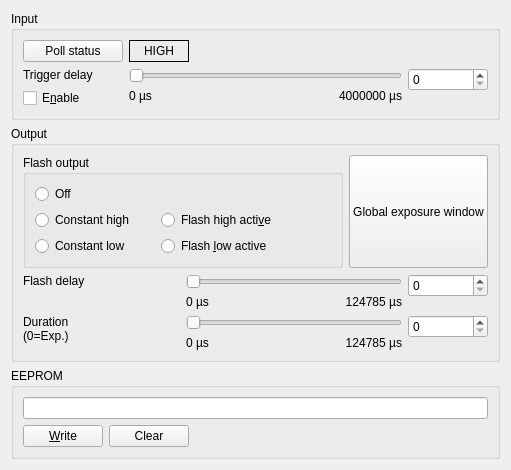
     <widget class="QWidget" name="InOut">
      <attribute name="title">
       <string>I/&amp;O</string>
      </attribute>
      <layout class="QGridLayout">
       <item row="2" column="0">
        <widget class="QGroupBox" name="groupBoxEEPROM">
         <property name="sizePolicy">
          <sizepolicy hsizetype="Preferred" vsizetype="Preferred">
           <horstretch>0</horstretch>
           <verstretch>0</verstretch>
          </sizepolicy>
         </property>
         <property name="title">
          <string>EEPROM</string>
         </property>
         <layout class="QGridLayout">
          <item row="0" column="0">
           <widget class="QLineEdit" name="lineEditEepromEntry">
            <property name="maxLength">
             <number>64</number>
            </property>
           </widget>
          </item>
          <item row="1" column="0">
           <layout class="QHBoxLayout">
            <item>
             <widget class="QPushButton" name="pushButtonWriteEeprom">
              <property name="text">
               <string>&amp;Write</string>
              </property>
              <property name="shortcut">
               <string>Alt+W</string>
              </property>
             </widget>
            </item>
            <item>
             <widget class="QPushButton" name="pushButtonClearEeprom">
              <property name="text">
               <string>Clear</string>
              </property>
             </widget>
            </item>
            <item>
             <spacer name="spacer17">
              <property name="orientation">
               <enum>Qt::Horizontal</enum>
              </property>
              <property name="sizeType">
               <enum>QSizePolicy::Expanding</enum>
              </property>
              <property name="sizeHint" stdset="0">
               <size>
                <width>40</width>
                <height>20</height>
               </size>
              </property>
             </spacer>
            </item>
           </layout>
          </item>
         </layout>
        </widget>
       </item>
       <item row="1" column="0">
        <widget class="QGroupBox" name="groupBoxOutput">
         <property name="title">
          <string>Output</string>
         </property>
         <layout class="QGridLayout">
          <item row="1" column="0">
           <layout class="QVBoxLayout">
            <item>
             <widget class="QLabel" name="textLabel5">
              <property name="minimumSize">
               <size>
                <width>70</width>
                <height>0</height>
               </size>
              </property>
              <property name="text">
               <string>Flash delay</string>
              </property>
              <property name="wordWrap">
               <bool>false</bool>
              </property>
             </widget>
            </item>
            <item>
             <spacer name="spacer23">
              <property name="orientation">
               <enum>Qt::Vertical</enum>
              </property>
              <property name="sizeType">
               <enum>QSizePolicy::Expanding</enum>
              </property>
              <property name="sizeHint" stdset="0">
               <size>
                <width>0</width>
                <height>0</height>
               </size>
              </property>
             </spacer>
            </item>
           </layout>
          </item>
          <item row="2" column="0">
           <layout class="QVBoxLayout">
            <item>
             <widget class="QLabel" name="textLabel6">
              <property name="text">
               <string>Duration&lt;br&gt;(0=Exp.)</string>
              </property>
              <property name="alignment">
               <set>Qt::AlignVCenter</set>
              </property>
              <property name="wordWrap">
               <bool>true</bool>
              </property>
             </widget>
            </item>
            <item>
             <spacer name="spacer25">
              <property name="orientation">
               <enum>Qt::Vertical</enum>
              </property>
              <property name="sizeType">
               <enum>QSizePolicy::Expanding</enum>
              </property>
              <property name="sizeHint" stdset="0">
               <size>
                <width>20</width>
                <height>0</height>
               </size>
              </property>
             </spacer>
            </item>
           </layout>
          </item>
          <item row="2" column="3">
           <layout class="QVBoxLayout">
            <item>
             <widget class="QSpinBox" name="spinBoxFlashDuration">
              <property name="minimumSize">
               <size>
                <width>80</width>
                <height>0</height>
               </size>
              </property>
              <property name="keyboardTracking">
               <bool>true</bool>
              </property>
             </widget>
            </item>
            <item>
             <spacer name="spacer26">
              <property name="orientation">
               <enum>Qt::Vertical</enum>
              </property>
              <property name="sizeType">
               <enum>QSizePolicy::Expanding</enum>
              </property>
              <property name="sizeHint" stdset="0">
               <size>
                <width>20</width>
                <height>0</height>
               </size>
              </property>
             </spacer>
            </item>
           </layout>
          </item>
          <item row="1" column="1" colspan="2">
           <layout class="QGridLayout" name="gridLayoutFlash_2">
            <item row="1" column="1">
             <widget class="QLabel" name="textMaxFlashDelay">
              <property name="sizePolicy">
               <sizepolicy hsizetype="MinimumExpanding" vsizetype="Preferred">
                <horstretch>0</horstretch>
                <verstretch>0</verstretch>
               </sizepolicy>
              </property>
              <property name="text">
               <string>124785 µs</string>
              </property>
              <property name="alignment">
               <set>Qt::AlignRight|Qt::AlignTrailing|Qt::AlignVCenter</set>
              </property>
              <property name="wordWrap">
               <bool>false</bool>
              </property>
             </widget>
            </item>
            <item row="1" column="0">
             <widget class="QLabel" name="textMinFlashDelay">
              <property name="sizePolicy">
               <sizepolicy hsizetype="MinimumExpanding" vsizetype="Preferred">
                <horstretch>0</horstretch>
                <verstretch>0</verstretch>
               </sizepolicy>
              </property>
              <property name="text">
               <string>0 µs</string>
              </property>
              <property name="alignment">
               <set>Qt::AlignLeading|Qt::AlignLeft|Qt::AlignVCenter</set>
              </property>
              <property name="wordWrap">
               <bool>false</bool>
              </property>
             </widget>
            </item>
            <item row="0" column="0" colspan="2">
             <widget class="QSlider" name="sliderFlashDelay">
              <property name="sizePolicy">
               <sizepolicy hsizetype="MinimumExpanding" vsizetype="Fixed">
                <horstretch>0</horstretch>
                <verstretch>0</verstretch>
               </sizepolicy>
              </property>
              <property name="singleStep">
               <number>20</number>
              </property>
              <property name="pageStep">
               <number>2000</number>
              </property>
              <property name="orientation">
               <enum>Qt::Horizontal</enum>
              </property>
             </widget>
            </item>
           </layout>
          </item>
          <item row="2" column="1" colspan="2">
           <layout class="QGridLayout" name="gridLayoutFlash">
            <item row="0" column="0" colspan="2">
             <widget class="QSlider" name="sliderFlashDuration">
              <property name="sizePolicy">
               <sizepolicy hsizetype="MinimumExpanding" vsizetype="Fixed">
                <horstretch>0</horstretch>
                <verstretch>0</verstretch>
               </sizepolicy>
              </property>
              <property name="singleStep">
               <number>20</number>
              </property>
              <property name="pageStep">
               <number>2000</number>
              </property>
              <property name="orientation">
               <enum>Qt::Horizontal</enum>
              </property>
             </widget>
            </item>
            <item row="1" column="0">
             <widget class="QLabel" name="textMinFlashDuration">
              <property name="sizePolicy">
               <sizepolicy hsizetype="MinimumExpanding" vsizetype="Preferred">
                <horstretch>0</horstretch>
                <verstretch>0</verstretch>
               </sizepolicy>
              </property>
              <property name="text">
               <string>0 µs</string>
              </property>
              <property name="alignment">
               <set>Qt::AlignLeading|Qt::AlignLeft|Qt::AlignVCenter</set>
              </property>
              <property name="wordWrap">
               <bool>false</bool>
              </property>
             </widget>
            </item>
            <item row="1" column="1">
             <widget class="QLabel" name="textMaxFlashDuration">
              <property name="sizePolicy">
               <sizepolicy hsizetype="MinimumExpanding" vsizetype="Preferred">
                <horstretch>0</horstretch>
                <verstretch>0</verstretch>
               </sizepolicy>
              </property>
              <property name="text">
               <string>124785 µs</string>
              </property>
              <property name="alignment">
               <set>Qt::AlignRight|Qt::AlignTrailing|Qt::AlignVCenter</set>
              </property>
              <property name="wordWrap">
               <bool>false</bool>
              </property>
             </widget>
            </item>
           </layout>
          </item>
          <item row="0" column="0" colspan="2">
           <widget class="QGroupBox" name="buttonGroupFlash">
            <property name="title">
             <string>Flash output</string>
            </property>
            <property name="selectedId" stdset="0">
             <number>-1</number>
            </property>
            <layout class="QGridLayout">
             <item row="1" column="1">
              <widget class="QRadioButton" name="radioButtonHiActive">
               <property name="sizePolicy">
                <sizepolicy hsizetype="Preferred" vsizetype="Preferred">
                 <horstretch>0</horstretch>
                 <verstretch>0</verstretch>
                </sizepolicy>
               </property>
               <property name="minimumSize">
                <size>
                 <width>130</width>
                 <height>0</height>
                </size>
               </property>
               <property name="text">
                <string>Flash high acti&amp;ve</string>
               </property>
               <property name="shortcut">
                <string>Alt+V</string>
               </property>
              </widget>
             </item>
             <item row="1" column="0">
              <widget class="QRadioButton" name="radioButtonHigh">
               <property name="sizePolicy">
                <sizepolicy hsizetype="Preferred" vsizetype="Preferred">
                 <horstretch>0</horstretch>
                 <verstretch>0</verstretch>
                </sizepolicy>
               </property>
               <property name="minimumSize">
                <size>
                 <width>120</width>
                 <height>0</height>
                </size>
               </property>
               <property name="text">
                <string>Constant high</string>
               </property>
              </widget>
             </item>
             <item row="2" column="1">
              <widget class="QRadioButton" name="radioButtonLoActive">
               <property name="sizePolicy">
                <sizepolicy hsizetype="Preferred" vsizetype="Preferred">
                 <horstretch>0</horstretch>
                 <verstretch>0</verstretch>
                </sizepolicy>
               </property>
               <property name="minimumSize">
                <size>
                 <width>130</width>
                 <height>0</height>
                </size>
               </property>
               <property name="text">
                <string>Flash &amp;low active</string>
               </property>
               <property name="shortcut">
                <string>Alt+L</string>
               </property>
              </widget>
             </item>
             <item row="2" column="0">
              <widget class="QRadioButton" name="radioButtonLow">
               <property name="sizePolicy">
                <sizepolicy hsizetype="Preferred" vsizetype="Preferred">
                 <horstretch>0</horstretch>
                 <verstretch>0</verstretch>
                </sizepolicy>
               </property>
               <property name="minimumSize">
                <size>
                 <width>120</width>
                 <height>0</height>
                </size>
               </property>
               <property name="text">
                <string>Constant low</string>
               </property>
               <property name="shortcut">
                <string/>
               </property>
              </widget>
             </item>
             <item row="0" column="0">
              <widget class="QRadioButton" name="radioButtonOff">
               <property name="sizePolicy">
                <sizepolicy hsizetype="Preferred" vsizetype="Preferred">
                 <horstretch>0</horstretch>
                 <verstretch>0</verstretch>
                </sizepolicy>
               </property>
               <property name="minimumSize">
                <size>
                 <width>100</width>
                 <height>0</height>
                </size>
               </property>
               <property name="text">
                <string>Off</string>
               </property>
              </widget>
             </item>
             <item row="1" column="2">
              <spacer name="horizontalSpacer">
               <property name="orientation">
                <enum>Qt::Horizontal</enum>
               </property>
               <property name="sizeHint" stdset="0">
                <size>
                 <width>40</width>
                 <height>20</height>
                </size>
               </property>
              </spacer>
             </item>
            </layout>
           </widget>
          </item>
          <item row="0" column="2" colspan="2">
           <widget class="QPushButton" name="pushButtonGlobalFlashDelay">
            <property name="sizePolicy">
             <sizepolicy hsizetype="MinimumExpanding" vsizetype="Expanding">
              <horstretch>0</horstretch>
              <verstretch>0</verstretch>
             </sizepolicy>
            </property>
            <property name="text">
             <string>Global exposure window</string>
            </property>
            <property name="shortcut">
             <string/>
            </property>
            <property name="checked">
             <bool>false</bool>
            </property>
            <property name="flat">
             <bool>false</bool>
            </property>
           </widget>
          </item>
          <item row="1" column="3">
           <layout class="QVBoxLayout">
            <item>
             <widget class="QSpinBox" name="spinBoxFlashDelay">
              <property name="minimumSize">
               <size>
                <width>80</width>
                <height>0</height>
               </size>
              </property>
              <property name="keyboardTracking">
               <bool>true</bool>
              </property>
             </widget>
            </item>
            <item>
             <spacer name="spacer24">
              <property name="orientation">
               <enum>Qt::Vertical</enum>
              </property>
              <property name="sizeType">
               <enum>QSizePolicy::Expanding</enum>
              </property>
              <property name="sizeHint" stdset="0">
               <size>
                <width>20</width>
                <height>0</height>
               </size>
              </property>
             </spacer>
            </item>
           </layout>
          </item>
         </layout>
        </widget>
       </item>
       <item row="0" column="0">
        <widget class="QGroupBox" name="groupBoxInput">
         <property name="title">
          <string>Input</string>
         </property>
         <layout class="QGridLayout">
          <item row="0" column="0" colspan="3">
           <layout class="QHBoxLayout">
            <item>
             <widget class="QPushButton" name="pushButtonPollStatus">
              <property name="minimumSize">
               <size>
                <width>100</width>
                <height>0</height>
               </size>
              </property>
              <property name="text">
               <string>Poll status</string>
              </property>
             </widget>
            </item>
            <item>
             <widget class="QLabel" name="textLabelStatus">
              <property name="enabled">
               <bool>true</bool>
              </property>
              <property name="minimumSize">
               <size>
                <width>60</width>
                <height>0</height>
               </size>
              </property>
              <property name="frameShape">
               <enum>QFrame::Box</enum>
              </property>
              <property name="frameShadow">
               <enum>QFrame::Plain</enum>
              </property>
              <property name="text">
               <string>HIGH</string>
              </property>
              <property name="alignment">
               <set>Qt::AlignCenter</set>
              </property>
              <property name="wordWrap">
               <bool>false</bool>
              </property>
              <property name="margin">
               <number>0</number>
              </property>
             </widget>
            </item>
            <item>
             <spacer name="spacer18">
              <property name="orientation">
               <enum>Qt::Horizontal</enum>
              </property>
              <property name="sizeType">
               <enum>QSizePolicy::Expanding</enum>
              </property>
              <property name="sizeHint" stdset="0">
               <size>
                <width>40</width>
                <height>20</height>
               </size>
              </property>
             </spacer>
            </item>
           </layout>
          </item>
          <item row="1" column="2">
           <layout class="QVBoxLayout">
            <item>
             <widget class="QSpinBox" name="spinBoxTriggerDelay">
              <property name="sizePolicy">
               <sizepolicy hsizetype="Minimum" vsizetype="Fixed">
                <horstretch>0</horstretch>
                <verstretch>0</verstretch>
               </sizepolicy>
              </property>
              <property name="minimumSize">
               <size>
                <width>80</width>
                <height>0</height>
               </size>
              </property>
              <property name="keyboardTracking">
               <bool>true</bool>
              </property>
              <property name="maximum">
               <number>4000000</number>
              </property>
              <property name="value">
               <number>0</number>
              </property>
             </widget>
            </item>
            <item>
             <spacer name="spacer20">
              <property name="orientation">
               <enum>Qt::Vertical</enum>
              </property>
              <property name="sizeType">
               <enum>QSizePolicy::Expanding</enum>
              </property>
              <property name="sizeHint" stdset="0">
               <size>
                <width>20</width>
                <height>0</height>
               </size>
              </property>
             </spacer>
            </item>
           </layout>
          </item>
          <item row="1" column="0">
           <layout class="QVBoxLayout">
            <item>
             <widget class="QLabel" name="textLabel1">
              <property name="minimumSize">
               <size>
                <width>100</width>
                <height>0</height>
               </size>
              </property>
              <property name="text">
               <string>Trigger delay</string>
              </property>
              <property name="wordWrap">
               <bool>false</bool>
              </property>
             </widget>
            </item>
            <item>
             <widget class="QCheckBox" name="checkBoxEnableTriggerDelay">
              <property name="sizePolicy">
               <sizepolicy hsizetype="Preferred" vsizetype="Fixed">
                <horstretch>0</horstretch>
                <verstretch>0</verstretch>
               </sizepolicy>
              </property>
              <property name="minimumSize">
               <size>
                <width>100</width>
                <height>0</height>
               </size>
              </property>
              <property name="text">
               <string>E&amp;nable</string>
              </property>
              <property name="shortcut">
               <string>Alt+N</string>
              </property>
             </widget>
            </item>
            <item>
             <spacer name="spacer40_2">
              <property name="orientation">
               <enum>Qt::Vertical</enum>
              </property>
              <property name="sizeType">
               <enum>QSizePolicy::Expanding</enum>
              </property>
              <property name="sizeHint" stdset="0">
               <size>
                <width>20</width>
                <height>0</height>
               </size>
              </property>
             </spacer>
            </item>
           </layout>
          </item>
          <item row="1" column="1">
           <layout class="QGridLayout" name="gridLayoutTrigger">
            <item row="2" column="0" colspan="2">
             <spacer name="spacer41_2">
              <property name="orientation">
               <enum>Qt::Vertical</enum>
              </property>
              <property name="sizeType">
               <enum>QSizePolicy::Expanding</enum>
              </property>
              <property name="sizeHint" stdset="0">
               <size>
                <width>100</width>
                <height>0</height>
               </size>
              </property>
             </spacer>
            </item>
            <item row="1" column="0">
             <widget class="QLabel" name="textMinTriggerDelay">
              <property name="sizePolicy">
               <sizepolicy hsizetype="MinimumExpanding" vsizetype="Preferred">
                <horstretch>0</horstretch>
                <verstretch>0</verstretch>
               </sizepolicy>
              </property>
              <property name="text">
               <string>0 µs</string>
              </property>
              <property name="alignment">
               <set>Qt::AlignLeading|Qt::AlignLeft|Qt::AlignVCenter</set>
              </property>
              <property name="wordWrap">
               <bool>false</bool>
              </property>
             </widget>
            </item>
            <item row="1" column="1">
             <widget class="QLabel" name="textMaxTriggerDelay">
              <property name="sizePolicy">
               <sizepolicy hsizetype="MinimumExpanding" vsizetype="Preferred">
                <horstretch>0</horstretch>
                <verstretch>0</verstretch>
               </sizepolicy>
              </property>
              <property name="text">
               <string>4000000 µs</string>
              </property>
              <property name="alignment">
               <set>Qt::AlignRight|Qt::AlignTrailing|Qt::AlignVCenter</set>
              </property>
              <property name="wordWrap">
               <bool>false</bool>
              </property>
             </widget>
            </item>
            <item row="0" column="0" colspan="2">
             <widget class="QSlider" name="sliderTriggerDelay">
              <property name="sizePolicy">
               <sizepolicy hsizetype="MinimumExpanding" vsizetype="Fixed">
                <horstretch>0</horstretch>
                <verstretch>0</verstretch>
               </sizepolicy>
              </property>
              <property name="orientation">
               <enum>Qt::Horizontal</enum>
              </property>
             </widget>
            </item>
           </layout>
          </item>
         </layout>
        </widget>
       </item>
      </layout>
     </widget>
